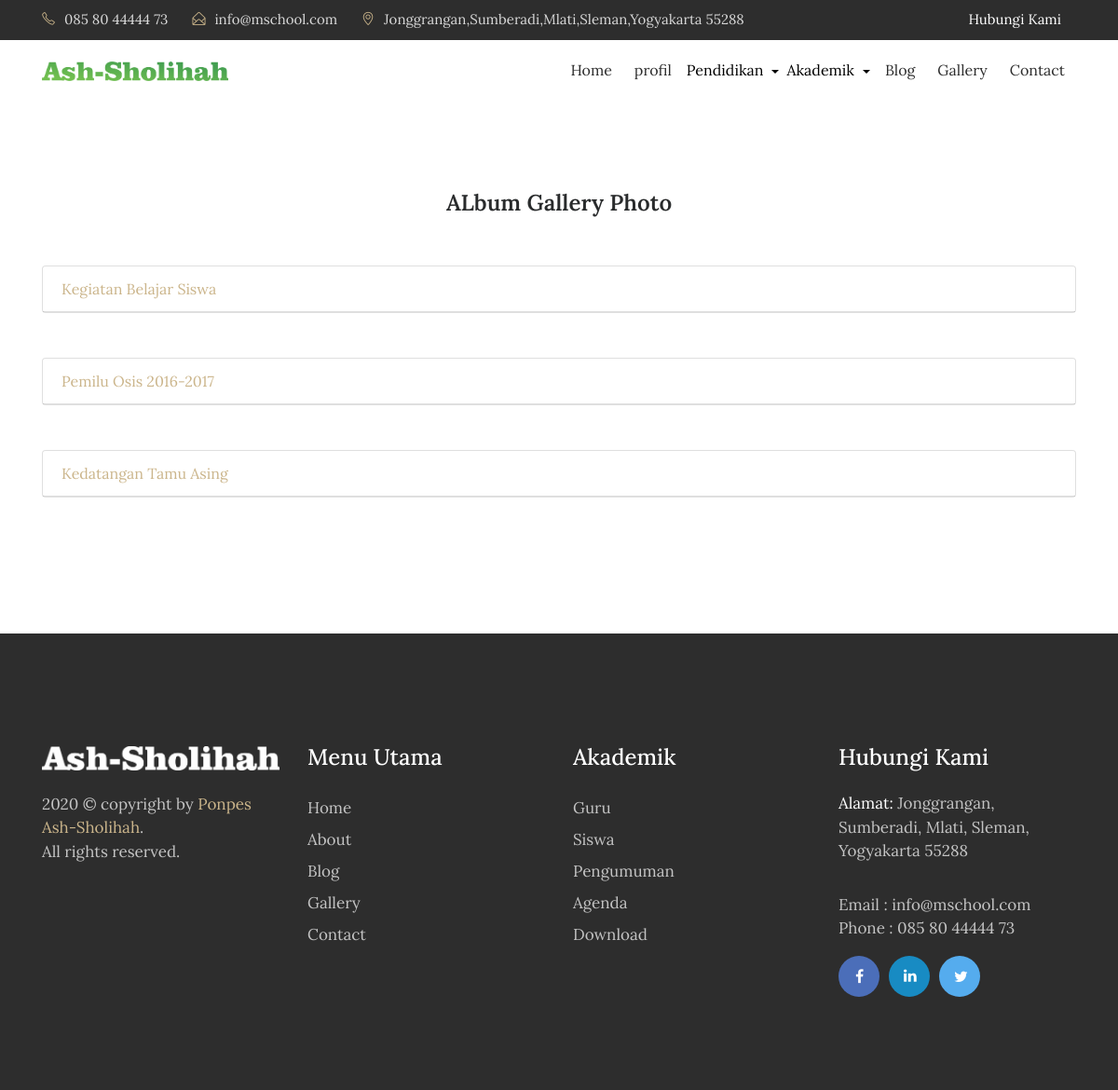
Page /index.php/galeri on the committed database.
### tables this page shows
CREATE TABLE IF NOT EXISTS `tbl_album` (
`album_id` int(11) NOT NULL,
  `album_nama` varchar(50) DEFAULT NULL,
  `album_tanggal` timestamp NULL DEFAULT CURRENT_TIMESTAMP,
  `album_pengguna_id` int(11) DEFAULT NULL,
  `album_author` varchar(60) DEFAULT NULL,
  `album_count` int(11) DEFAULT '0',
  `album_cover` varchar(40) DEFAULT NULL
);

### application/controllers/Galeri.php (called while the page is built, shortened)
<?php
class Galeri extends CI_Controller{
	function __construct(){
		$this->load->model('m_galeri');
		$this->load->model('m_album');
		$this->load->model('m_pengunjung');
	}
	function index(){
		$x['alb']=$this->m_album->get_all_album();
		$x['all_galeri']=$this->m_galeri->get_all_galeri();
		$this->load->view('depan/v_galeri',$x);
	}
}

### index.php (called while the page is built, shortened)
<?php
require_once BASEPATH.'core/CodeIgniter.php';

### application/models/M_album.php (called while the page is built, shortened)
<?php
class M_album extends CI_Model{
	function get_all_album(){
		$hsl=$this->db->query("SELECT tbl_album.*,DATE_FORMAT(album_tanggal,'%d/%m/%Y') AS tanggal FROM tbl_album ORDER BY album_id DESC");
		return $hsl;
	}
}

### application/views/depan/v_galeri.php (the view, shortened to what this page needs)
<!DOCTYPE html>
<html lang="en">
<head>
  <link rel="stylesheet" href="<?php echo base_url().'theme/css/bootstrap.min.css'?>">
  <link rel="stylesheet" href="<?php echo base_url().'theme/css/font-awesome.min.css'?>">
  <link rel="stylesheet" href="<?php echo base_url().'theme/css/simple-line-icons.css'?>">
  <link rel="stylesheet" href="<?php echo base_url().'theme/css/magnific-popup.css'?>">
  <link rel="stylesheet" type="text/css" href="<?php echo base_url().'theme/css/normalize.css'?>" />
  <link rel="stylesheet" type="text/css" href="<?php echo base_url().'theme/css/set2.css'?>" />
  <link href="<?php echo base_url().'theme/css/animated-masonry-gallery.css'?>" rel="stylesheet" type="text/css" />
  <link href="<?php echo base_url().'theme/css/style.css'?>" rel="stylesheet">
</head>
<body>
  <div class="gallery-wrap">
    <div class="container">
<div class="row">
  <div class="col-md-12">
    <h3 class="gallery-style">ALbum Gallery Photo</h3>
  </div>
</div><br>
<div class="row">
 <div class="col-md-12">
<div id="accordion">
  <?php $i = 1;foreach ($alb->result() as $row) : ?>
  <div class="card">
    <div class="card-header">
      <a class="card-link" data-toggle="collapse" href="#collapse<?= $i;?>">
        <?= $row->album_nama; ?>
      </a>
    </div>
  </div>
<br>
<br>
<?php $i++;endforeach;?>
</div>
 </div>
</div>
</div>
</div>
  </body>
  </html>

### rows in the picture
tbl_album: album_nama "Kegiatan Belajar Siswa"
tbl_album: album_nama "Pemilu Osis 2016-2017"
tbl_album: album_nama "Kedatangan Tamu Asing"
